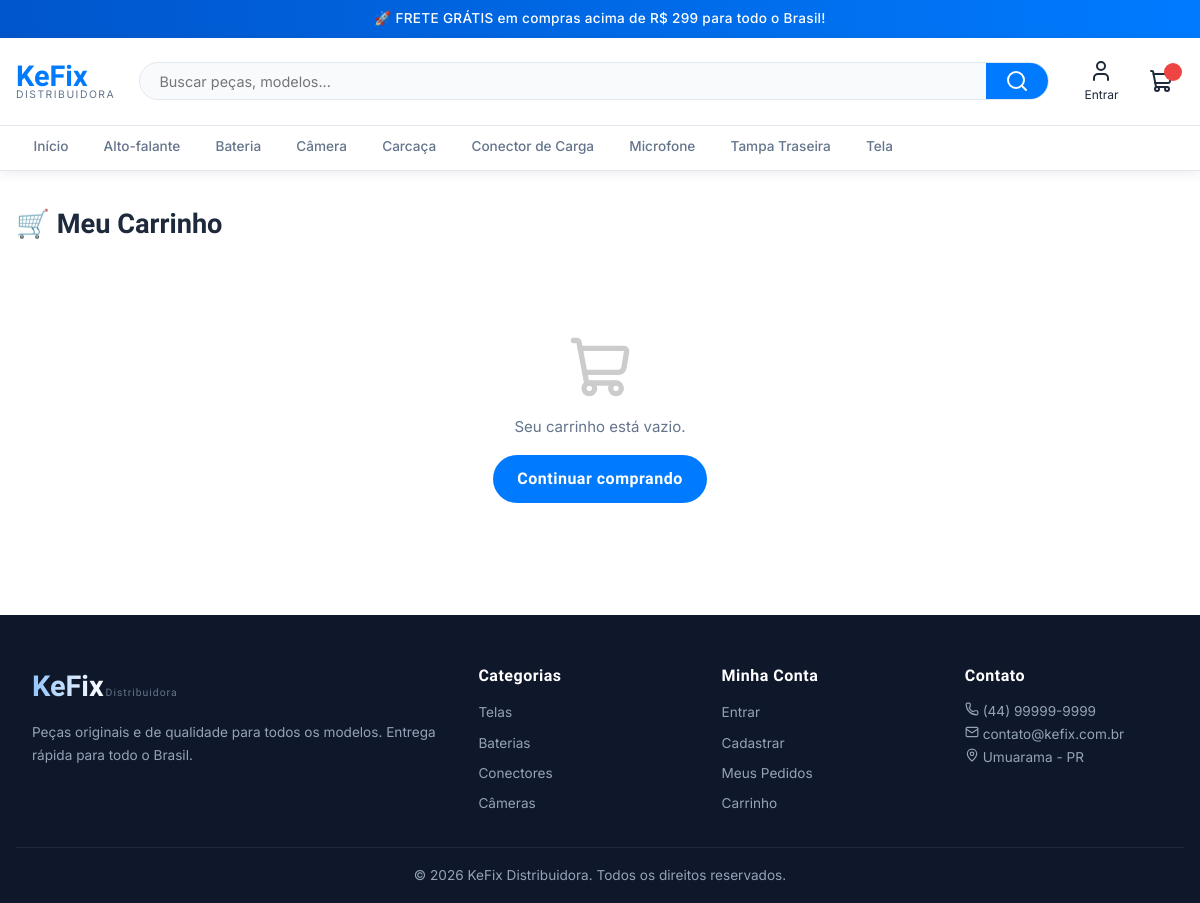
Page /carrinho.php on the committed database.
### tables this page shows
CREATE TABLE categorias (
    id INT AUTO_INCREMENT PRIMARY KEY,
    nome VARCHAR(100) NOT NULL,
    slug VARCHAR(100) NOT NULL UNIQUE,
    icone VARCHAR(50) DEFAULT 'box',
    criado_em TIMESTAMP DEFAULT CURRENT_TIMESTAMP
);

### php/config.php (called while the page is built, shortened)
<?php
function usuario_logado() {
    return isset($_SESSION['usuario_id']);
}
function sanitizar($valor) {
    return htmlspecialchars(strip_tags(trim($valor)));
}
?>

### php/header_partial.php (the view, shortened to what this page needs)
<?php
require_once __DIR__ . '/config.php';
$pdo = conectar();
$categorias = $pdo->query("SELECT * FROM categorias ORDER BY nome")->fetchAll();
$total_carrinho = array_sum(array_column($_SESSION['carrinho'] ?? [], 'quantidade'));
?>
<!DOCTYPE html>
<html lang="pt-BR">
<head>
  <link rel="stylesheet" href="<?= SITE_URL ?>/css/style.css">
</head>
<body>
<div class="barra-anuncio">
  🚀 FRETE GRÁTIS em compras acima de R$ 299 para todo o Brasil!
</div>
<header class="header">
  <div class="container header-inner">
    <a href="<?= SITE_URL ?>/index.php" class="logo">
      <span class="logo-nome">KeFix</span>
      <small>Distribuidora</small>
    </a>
    <form class="busca" action="<?= SITE_URL ?>/busca.php" method="GET">
      <input type="text" name="q" placeholder="Buscar peças, modelos..." value="<?= sanitizar($_GET['q'] ?? '') ?>">
      <button type="submit"><i data-lucide="search"></i></button>
    </form>
    <div class="header-acoes">
      <?php if (usuario_logado()): ?>
        <a href="<?= SITE_URL ?>/minha-conta.php" class="btn-header">
          <i data-lucide="user"></i>
          <span><?= explode(' ', $_SESSION['usuario_nome'])[0] ?></span>
        </a>
        <a href="<?= SITE_URL ?>/php/auth.php?acao=sair" class="btn-header">
          <i data-lucide="log-out"></i>
        </a>
      <?php else: ?>
        <a href="<?= SITE_URL ?>/php/auth.php?pagina=login" class="btn-header">
          <i data-lucide="user"></i>
          <span>Entrar</span>
        </a>
      <?php endif; ?>
      <a href="<?= SITE_URL ?>/carrinho.php" class="btn-header btn-carrinho">
        <i data-lucide="shopping-cart"></i>
        <span class="badge-carrinho" id="badge-carrinho"><?= $total_carrinho > 0 ? $total_carrinho : '' ?></span>
      </a>
    </div>
  </div>
  <nav class="nav-categorias" id="nav-menu">
    <div class="container nav-inner">
      <a href="<?= SITE_URL ?>/index.php">Início</a>
      <?php foreach ($categorias as $cat): ?>
        <a href="<?= SITE_URL ?>/categoria.php?slug=<?= $cat['slug'] ?>">
          <?= htmlspecialchars($cat['nome']) ?>
        </a>
      <?php endforeach; ?>
    </div>
  </nav>
</header>

### css/style.css (style rules this page uses)
:root { --azul: #007BFF; --azul-escuro: #0056CC; --azul-claro: #E8F2FF; --azul-hover: #0066DD; --branco: #FFFFFF; --cinza-claro: #F8FAFC; --cinza-borda: #E2E8F0; --cinza-texto: #64748B; --texto: #1E293B; --sucesso: #10B981; --erro: #EF4444; --sombra: 0 2px 12px rgba(0,0,0,0.08); --sombra-md: 0 4px 24px rgba(0,0,0,0.12); --radius: 12px; --radius-sm: 8px; }
* { margin: 0; padding: 0; box-sizing: border-box; }
html { scroll-behavior: smooth; }
body { font-family: 'Inter', sans-serif; color: var(--texto); background: var(--branco); font-size: 15px; line-height: 1.6; }
a { color: inherit; text-decoration: none; }
.container { max-width: 1200px; margin: 0 auto; padding: 0 1rem; }
h1, h2, h3, .logo-ke, .logo-fix, .logo-nome { font-family: 'Rajdhani', sans-serif; font-weight: 700; }
.barra-anuncio { background: linear-gradient(90deg, var(--azul-escuro), var(--azul)); color: white; text-align: center; padding: .5rem 1rem; font-size: .85rem; font-weight: 500; letter-spacing: .3px; }
.header { background: white; border-bottom: 1px solid var(--cinza-borda); position: sticky; top: 0; z-index: 100; box-shadow: var(--sombra); }
.header-inner { display: flex; align-items: center; gap: 1.5rem; padding: .9rem 1rem; }
.logo { display: flex; flex-direction: column; line-height: 1; flex-shrink: 0; }
.logo-nome { font-size: 1.8rem; color: var(--azul); }
.logo small { font-size: .65rem; color: var(--cinza-texto); letter-spacing: 1.5px; text-transform: uppercase; font-family: 'Inter', sans-serif; }
.busca { flex: 1; display: flex; background: var(--cinza-claro); border: 1.5px solid var(--cinza-borda); border-radius: 50px; overflow: hidden; transition: border-color .2s; }
.busca input { flex: 1; padding: .6rem 1.2rem; border: none; background: transparent; font-family: 'Inter', sans-serif; font-size: .9rem; outline: none; }
.busca button { background: var(--azul); color: white; border: none; padding: 0 1.2rem; cursor: pointer; display: flex; align-items: center; transition: background .2s; }
.header-acoes { display: flex; align-items: center; gap: .5rem; }
.btn-header { display: flex; flex-direction: column; align-items: center; gap: 2px; padding: .4rem .7rem; border-radius: var(--radius-sm); color: var(--texto); font-size: .75rem; transition: background .2s, color .2s; cursor: pointer; border: none; background: transparent; }
.btn-carrinho { position: relative; }
.badge-carrinho { position: absolute; top: 0; right: 2px; background: var(--erro); color: white; font-size: .65rem; font-weight: 700; min-width: 18px; height: 18px; border-radius: 50%; display: flex; align-items: center; justify-content: center; line-height: 1; }
.nav-categorias { border-top: 1px solid var(--cinza-borda); background: white; }
.nav-inner { display: flex; gap: 0; overflow-x: auto; scrollbar-width: none; }
.nav-inner a { padding: .65rem 1.1rem; font-size: .85rem; font-weight: 500; color: var(--cinza-texto); white-space: nowrap; border-bottom: 2px solid transparent; transition: color .2s, border-color .2s; }

### rows in the picture
categorias: nome "Alto-falante"
categorias: nome "Bateria"
categorias: nome "Câmera"
categorias: nome "Carcaça"
categorias: nome "Conector de Carga"
categorias: nome "Microfone"
categorias: nome "Tampa Traseira"
categorias: nome "Tela"
